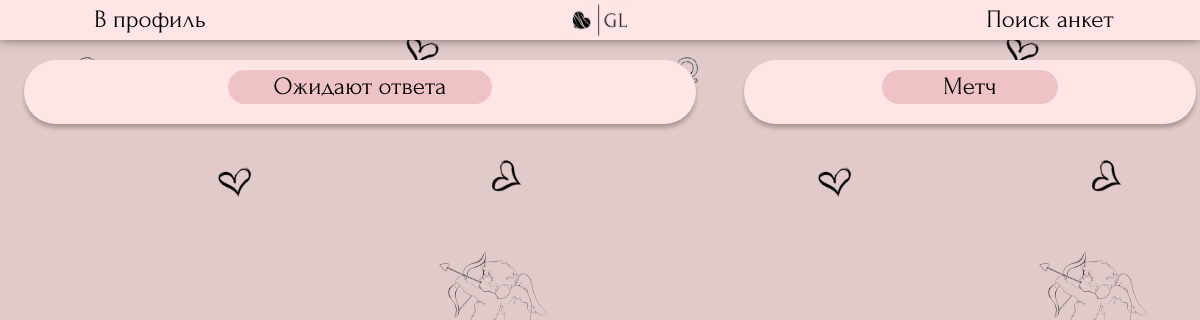
The page /searching/reactions/ (signed in) on the database as committed earlier.
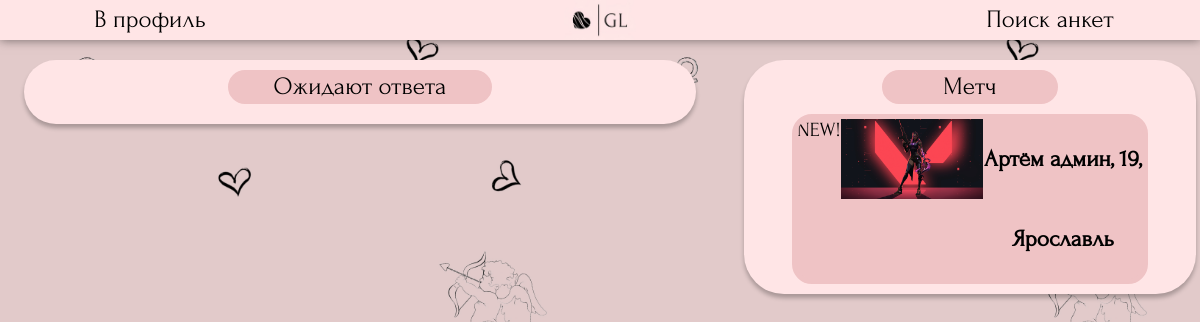
The same page on the database as committed later.
### searching/models.py (models this page shows, shortened)
class Profile(models.Model):
    genders = (
        ('Парень', 'Парень'),
        ('Девушка', 'Девушка')
    )
    point_of_searching_list = (
        ('Отношения', 'Отношения'),
        ('Свидания', 'Свидания'),
        ('Дружба', 'Дружба'),
        ('Общение', 'Общение'),
    )
    name = models.CharField ('Имя', max_length=50)
    avatar = models.ImageField ('Фото', upload_to='photos/users', default='photos/default_avatar.jpg')
    age = models.IntegerField("Возраст")
    gender = models.CharField ("Пол", choices=genders, max_length=30, default=genders[0])
    point_of_searching = models.CharField ("Цель знакомства", choices=point_of_searching_list, max_length=30, default=point_of_searching_list[0])
    city = models.CharField ('Город', max_length=100, default="Не указано")
    description = models.TextField ('О себе', max_length=300)
    social = models.CharField ('Ссылка на соцсеть', max_length=50, default='@name')
    user = models.OneToOneField(User, verbose_name='Автор анкеты', on_delete=models.CASCADE)
    age_search_min = models.IntegerField("Возраст поиска (от)", default=16)
    age_search_max = models.IntegerField("Возраст поиска (до)", default=100)
    class Meta:
        verbose_name = "Анкета"
        verbose_name_plural = "Анкеты"

### searching/views.py (the view)
class ReactionsView(View):
    def get(self, request):
        reactions = Reactions.objects.all()
        my_reactions = []
        marked_profiles = [] #collect ids
        for reaction in reactions:
            if reaction.like_receiver.username == request.user.username:
                if reaction.viewed == False:
                    marked_profiles.append(reaction.like_sender_profile.id)
                my_reactions.append (reaction.like_sender_profile)
        pairs = NewPair.objects.all()
        my_pairs = []
        for pair in pairs:
            if pair.user1.username == request.user.username:
                if pair.viewed1 == False:
                    marked_profiles.append(pair.profile2.id)
                my_pairs.append(pair.profile2)
            if pair.user2.username == request.user.username:
                if pair.viewed2 == False:
                    marked_profiles.append(pair.profile1.id)
                my_pairs.append(pair.profile1)
        return render(request, 'searching/reactions.html', {'profile_list': my_reactions, 'pair_list':my_pairs, 'marked_profiles': marked_profiles})

### templates/searching/reactions.html (shortened to what this page needs)
{% load static %}
<!DOCTYPE HTML>
<html>
	<head>
        <link rel="stylesheet" href="{% static 'css/reactions.css' %}" type="text/css">
    </head>
    <body>
        <header>
            <button onclick="location.href='/searching/myprofile'">В профиль</button>
            <a class="logocontainer" href="{% url 'profiles' %}"><img class="mainlogo" src='{% static "css/bg_mini.jpg" %}' ></a>
            <button onclick="location.href='/searching'">Поиск анкет</button>
        </header>
        <main>
            <div class="main_list">
                <div class="important">Ожидают ответа</div>
            </div>
        </main>
        <aside>
            <div class="main_list">
                <div class="important">Метч</div>
                {% for pair in pair_list %}
                <div class="oneprofile" >
                    {% if pair.id in marked_profiles %}NEW!{% endif %}
                        <img src="{{pair.avatar.url}}">
                        <a href="{% url 'oneprofile' pair.id %}"><h3>{{pair.name}}, {{pair.age}}, {{pair.city}}</h3></a>
                </div>
            {% endfor %}
            </div>
        </aside>
    </body>
</html>

### static/css/reactions.css (style rules this page uses)
* { margin: 0; padding: 0; }
html { font-family: "Forum-Regular"; }
body { display: block; justify-content: center; align-items: center; background-image: url("darkhearts.jpg"); background-size: 50%; font-family: "Forum-Regular"; margin: 0px; font-size: 20px; }
header { margin: 0px; width: 100%; display: flex; float: top; justify-content: space-between; align-items: center; position: fixed; background-color: #FFE5E6; box-shadow: 0px 0px 10px rgba(0, 0, 0, 0.5); }
header button { background-color: rgba(0, 0, 0, 0); cursor: pointer; }
.main_list { display: flex; flex-wrap: wrap; width: 100%; padding: 10px; border-radius: 5vh; background-color: #FFE5E6; box-shadow: 0px 4px 4px 0px rgba(0, 0, 0, 0.25); }
.important { display: block; margin: auto; text-align: center; font-size: 25px; width: 40%; height: 30px; line-height: 30px; background: #EFC3C5; border-radius: 20px; border: 2px solid #EFC3C5; margin-bottom: 10px; }
main { width: 56%; margin: 5% 2%; display: flex; float: left; justify-content: space-around; flex-wrap: wrap; }
aside { width: 36%; margin: 5% 2%; display: block; float: left; }
button { font-family: "Forum-Regular"; }
.oneprofile { display: flex; justify-content: space-between; position: relative; overflow: hidden; width: 80%; min-height: 80px; margin: auto; background-color: #EFC3C5; border: 5px solid #EFC3C5; border-radius: 20px; }
.oneprofile a { width: 100%; min-height: 80px; line-height: 80px; text-align: center; text-decoration:none; color: black; }
.oneprofile img { height: 80px; }
header button { font-size: 25px; width: 25%; background-color: rgba(0, 0, 0, 0); border: none; }
.mainlogo { max-width: 100%; cursor: pointer; }
.logocontainer { max-width: 6%; display: flex; justify-self: center; }

Rows that differ between the two databases and show on the page:
now on this page (row edited): Profile: shows "NEW!", avatar (picture), name "Артём админ", age "19", city "Ярославль"
